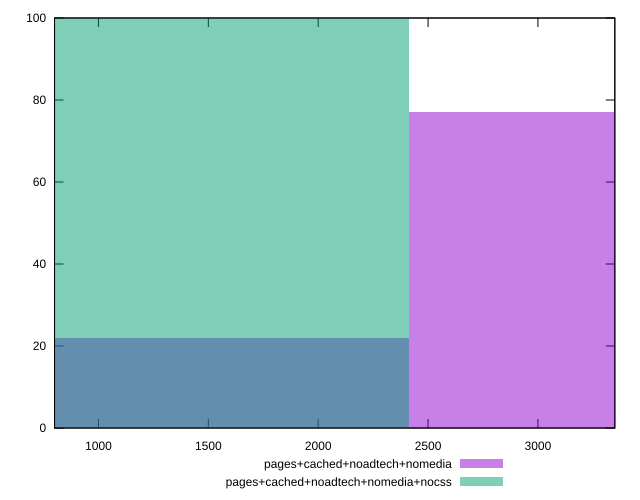

This figure's gnuplot source:
reset

$pagesCachedNoadtechNomedia <<EOF
3216.296532354662 77
1608.148266177331 22
0 1
EOF

$pagesCachedNoadtechNomediaNocss <<EOF
1608.148266177331 100
EOF

set key outside below
set boxwidth 1608.148266177331
set xrange [800:3350]
set yrange [0:100]
set trange [0:100]
set style fill transparent solid 0.5 noborder
set terminal svg size 640, 500 enhanced background rgb 'white'
set output "report_00014_2021-02-09T15:56:05.503Z/uses-text-compression/comparison/histogram/3_vs_4.svg"

plot $pagesCachedNoadtechNomedia title "pages+cached+noadtech+nomedia" with boxes, \
     $pagesCachedNoadtechNomediaNocss title "pages+cached+noadtech+nomedia+nocss" with boxes

reset
